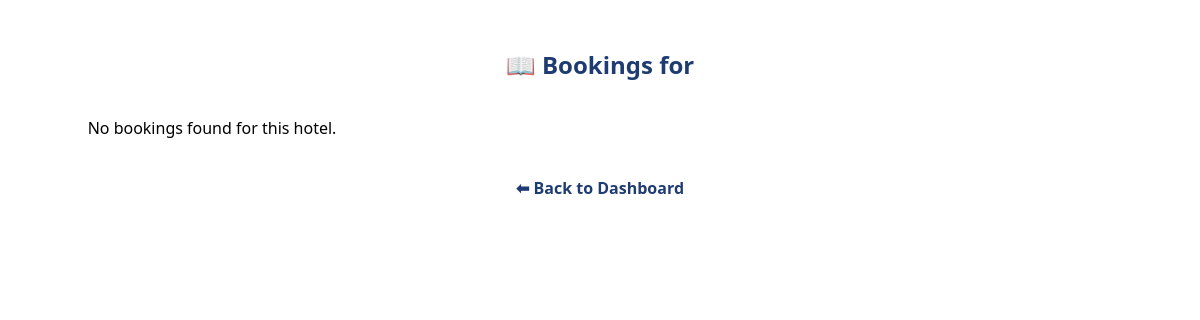
The app's page /hotel/dashboard/bookings/ (signed in), older data.
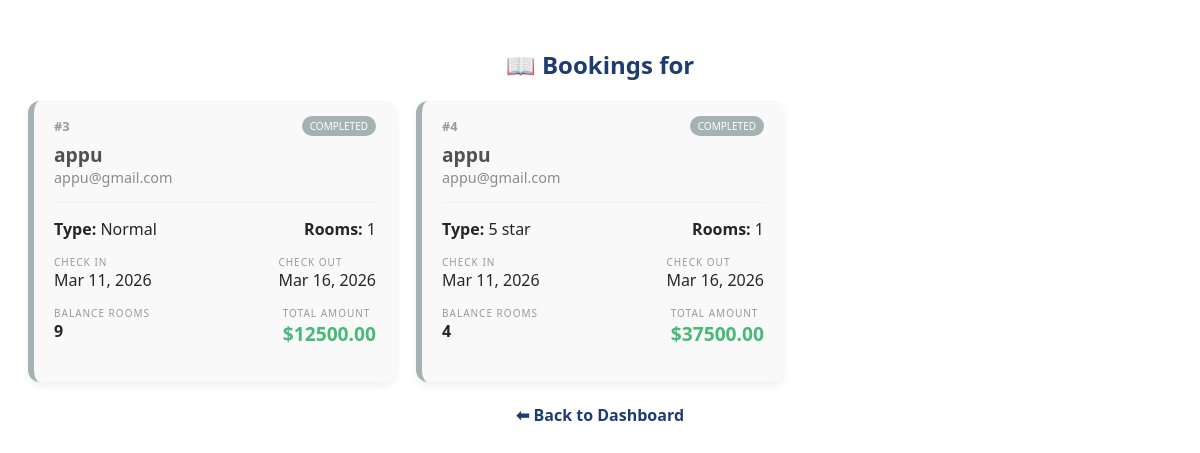
The same page, newer data.
### veeduapp/models.py (models this page shows, shortened)
class Hotelbooking(models.Model):
    ROOM_CHOICES = (
        ('Normal', 'Normal'),
        ('2 star', '2 star'),
        ('5 star', '5 star'),
        ('delux', 'delux'),
    )
    user = models.ForeignKey(User, on_delete=models.CASCADE, related_name='bookings')
    hotel=models.ForeignKey(Hotel,on_delete=models.CASCADE,default=1)
    rooms=models.ForeignKey(Room,on_delete=models.CASCADE,default=1)
    assigned_room = models.ForeignKey(RoomNumber, on_delete=models.SET_NULL, null=True)
    room_type=models.CharField(max_length=100, choices=ROOM_CHOICES , default='Normal')
    name =models.CharField(max_length=100)
    email = models.EmailField()
    count = models.IntegerField()
    check_in = models.DateField()
    check_out = models.DateField()
    is_available =models.BooleanField(default=True)
    balance_rooms=models.IntegerField(default=0)
    total_amount=models.DecimalField (max_digits=10,decimal_places=2,default=0)

### veeduapp/views.py (the view)
# urls.py: path('hotel/dashboard/bookings/',hotel_bookings_dashboard, name='hotel_bookings_dashboard'),
def hotel_bookings_dashboard(request):
    hotel_id = request.session.get('hotel_id')
    if not hotel_id:
        return redirect('hotels_login')
    bookings = Hotelbooking.objects.filter(hotel_id=hotel_id)
    return render(request, 'hotel_booking_dashboard.html', {
        'bookings': bookings
    })

### templates/hotel_booking_dashboard.html (shortened to what this page needs)
<div class="container" style="padding: 20px; font-family: 'Segoe UI', sans-serif;">
    <h2 style="text-align: center; color: #1e3c72;">📖 Bookings for {{ hotel.name }}</h2>
    <div class="booking-grid">
        {% now "Y-m-d" as today_str %}
        {% for booking in bookings %}
        <div class="booking-card {% if booking.check_out|date:'Y-m-d' < today_str %}expired{% endif %}">
            <div class="card-header">
                <span class="booking-id">#{{ booking.id }}</span>
                <span class="status-badge">
                    {% if booking.check_out|date:'Y-m-d' < today_str %}
                        Completed
                    {% else %}
                        Active
                    {% endif %}
                </span>
            </div>
            <div class="card-body">
                <div class="guest-name">{{ booking.name }}</div>
                <div class="guest-email">{{ booking.email }}</div>
                <hr>
                <div class="details-row">
                    <span><strong>Type:</strong> {{ booking.room_type }}</span>
                    <span><strong>Rooms:</strong> {{ booking.count }}</span>
                </div>
                <div class="date-row">
                    <div class="date-box">
                        <small>Check In</small>
                        <div>{{ booking.check_in|date:"M d, Y" }}</div>
                    </div>
                    <div class="date-box">
                        <small>Check Out</small>
                        <div>{{ booking.check_out|date:"M d, Y" }}</div>
                    </div>
                </div>
                <div class="financial-row">
                    <div>
                        <small>Balance Rooms</small>
                        <div class="val">{{ booking.balance_rooms }}</div>
                    </div>
                    <div>
                        <small>Total Amount</small>
                        <div class="val" style="color: #27ae60; font-size: 1.2rem;">${{ booking.total_amount }}</div>
                    </div>
                </div>
            </div>
        </div>
        {% empty %}
        <p style="text-align: center; width: 100%;">No bookings found for this hotel.</p>
        {% endfor %}
    </div>
    <br>
    <div style="text-align: center;">
        <a href="{% url 'hotel_dashboard' %}" style="text-decoration: none; color: #1e3c72; font-weight: bold;">
            ⬅ Back to Dashboard
        </a>
    </div>
</div>

### templates/hotel_booking_dashboard.html (style rules this page uses)
.booking-grid { display: grid; grid-template-columns: repeat(auto-fill, minmax(300px, 1fr)); gap: 20px; max-width: 1200px; margin: auto; }
.booking-card { background: white; border-radius: 12px; box-shadow: 0 4px 10px rgba(0,0,0,0.08); border-left: 6px solid #1e3c72; transition: 0.3s; }
.booking-card.expired { border-left: 6px solid #95a5a6; background-color: #f9f9f9; opacity: 0.85; }
.booking-card.expired .status-badge { background: #95a5a6; }
.card-header { padding: 15px 20px 5px; display: flex; justify-content: space-between; align-items: center; }
.booking-id { font-size: 0.8rem; color: #888; font-weight: bold; }
.status-badge { background: #1e3c72; color: white; font-size: 10px; padding: 3px 8px; border-radius: 20px; text-transform: uppercase; }
.card-body { padding: 0 20px 20px; }
.guest-name { font-size: 1.2rem; font-weight: bold; color: #333; }
.guest-email { font-size: 0.9rem; color: #777; margin-bottom: 10px; }
.details-row, .date-row, .financial-row { display: flex; justify-content: space-between; margin: 15px 0; }
.date-box small, .financial-row small { display: block; color: #888; text-transform: uppercase; font-size: 10px; letter-spacing: 1px; }
.val { font-weight: bold; }
hr { border: 0; border-top: 1px solid #eee; margin: 15px 0; }

Row changes from the older to the newer data that the page shows:
added Hotelbooking: id "3", shows "COMPLETED", name "appu", email "appu@gmail.com", room_type "Normal", count "1", check_in "Mar 11, 2026", check_out "Mar 16, 2026", balance_rooms "9", total_amount "12500.00"
added Hotelbooking: id "4", shows "COMPLETED", name "appu", email "appu@gmail.com", room_type "5 star", count "1", check_in "Mar 11, 2026", check_out "Mar 16, 2026", balance_rooms "4", total_amount "37500.00"
Text that changed along with them:
text no longer shown: "No bookings found for this hotel."
